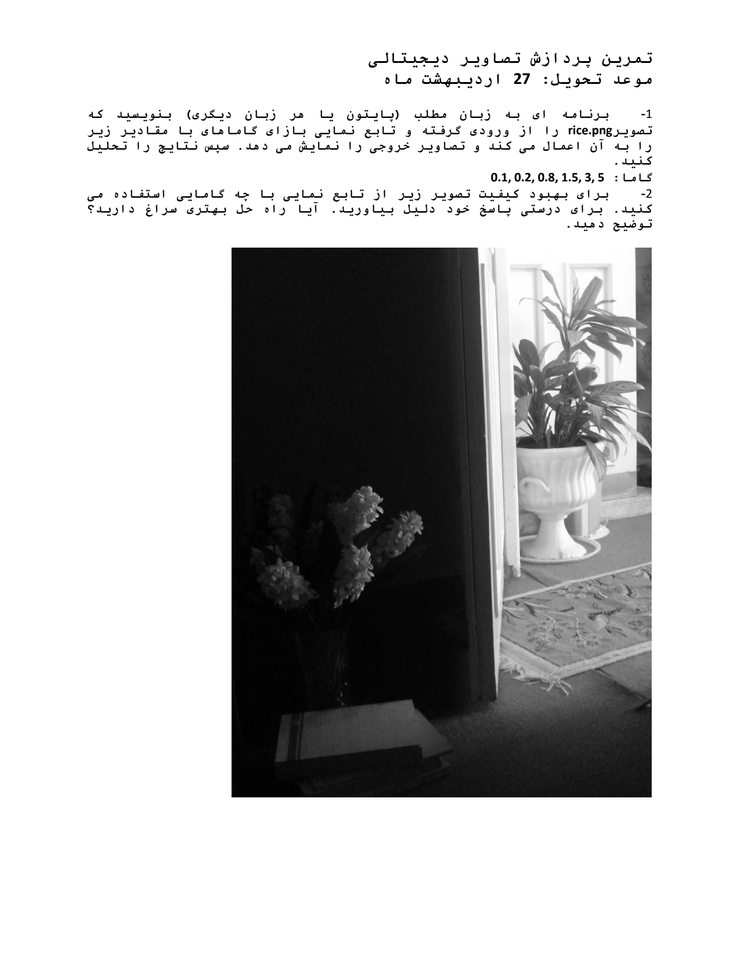
#> input picture 6ZKQoVeY.png, 739 x 955 px, shrunk from 1583 x 2048 before the run
$ python index.py
#> lines starting #> are read from the running program, lines starting #| are printed output that depends on the picture
import cv2
import numpy as np

img = cv2.imread('6ZKQoVeY.png', cv2.IMREAD_COLOR)
#> img is the input picture: shape (955, 739, 3); min 0, max 255, mean 191.6
gammas = [0.1, 0.2, 0.8, 1.5, 3, 5]

cv2.imshow('Image', img)

cv2.waitKey(0)


def adjust_gamma(img, gamma = 1.0):
    # invGamma = 1.0 / gamma
    table = np.array([((i / 255.0) ** gamma) * 255
                     for i in np.arange(0, 256)]).astype('uint8')
    return cv2.LUT(img, table)


for gamma in gammas:
    img = adjust_gamma(img, gamma)
    cv2.imshow(f'Image with gamma {gamma}', img)
    cv2.waitKey(0)
#> this loop made 6 passes
#> pass 1, `img = adjust_gamma(img, gamma)`:
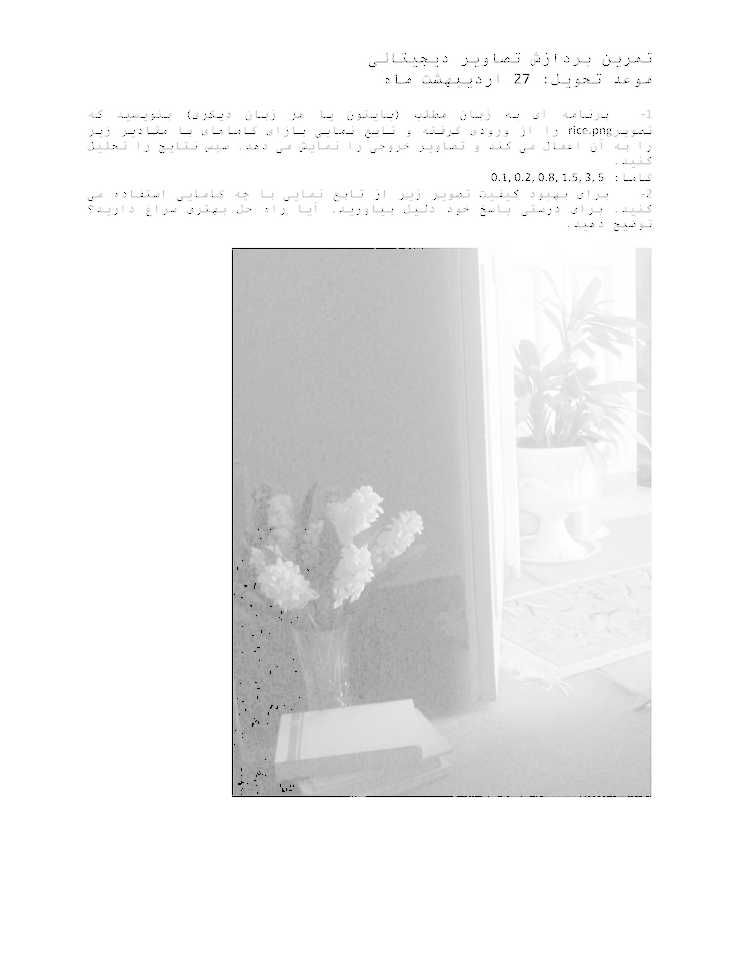
#> img: shape (955, 739, 3); min 0, max 255, mean 238.7
#> pass 2, `img = adjust_gamma(img, gamma)`:
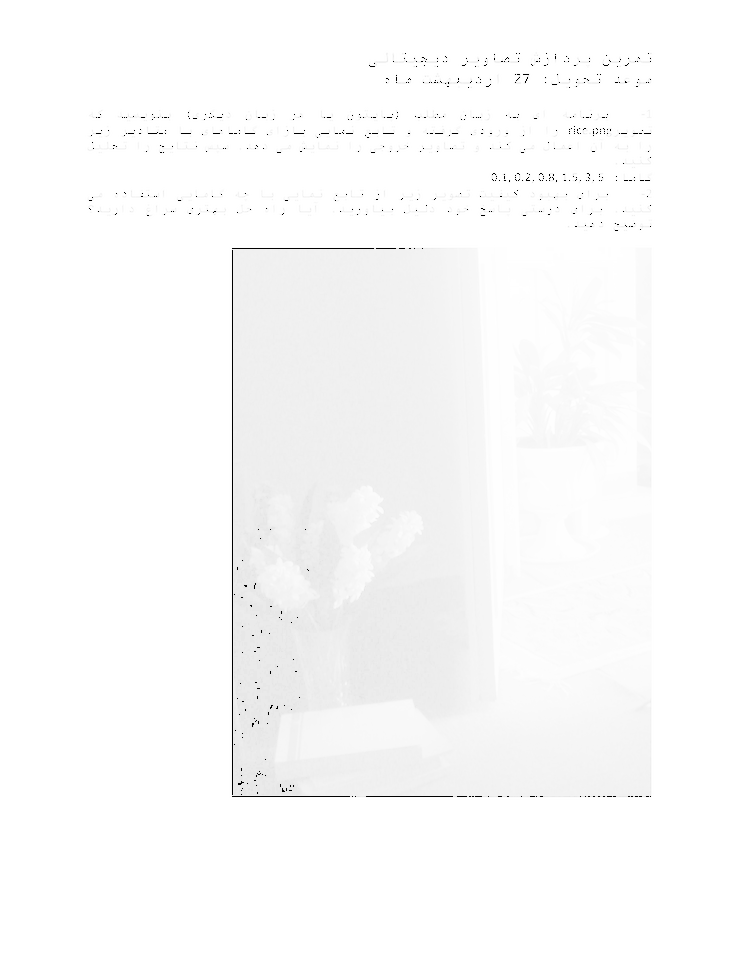
#> img: shape (955, 739, 3); min 0, max 255, mean 250.6
#> after the loop:
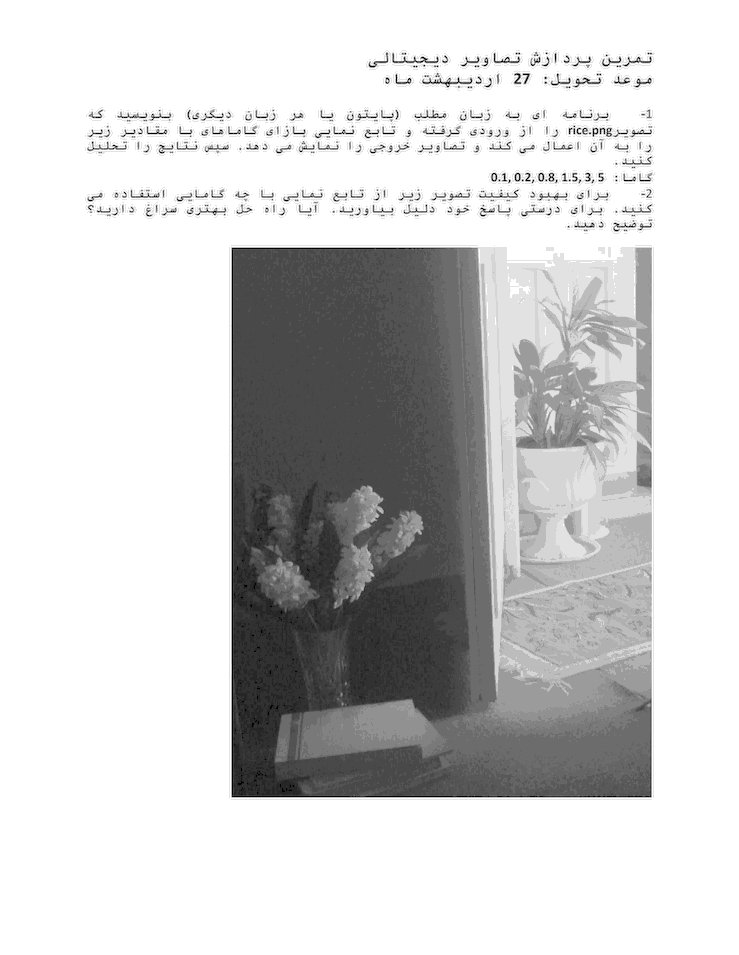
#> img: shape (955, 739, 3); min 0, max 255, mean 207.8
